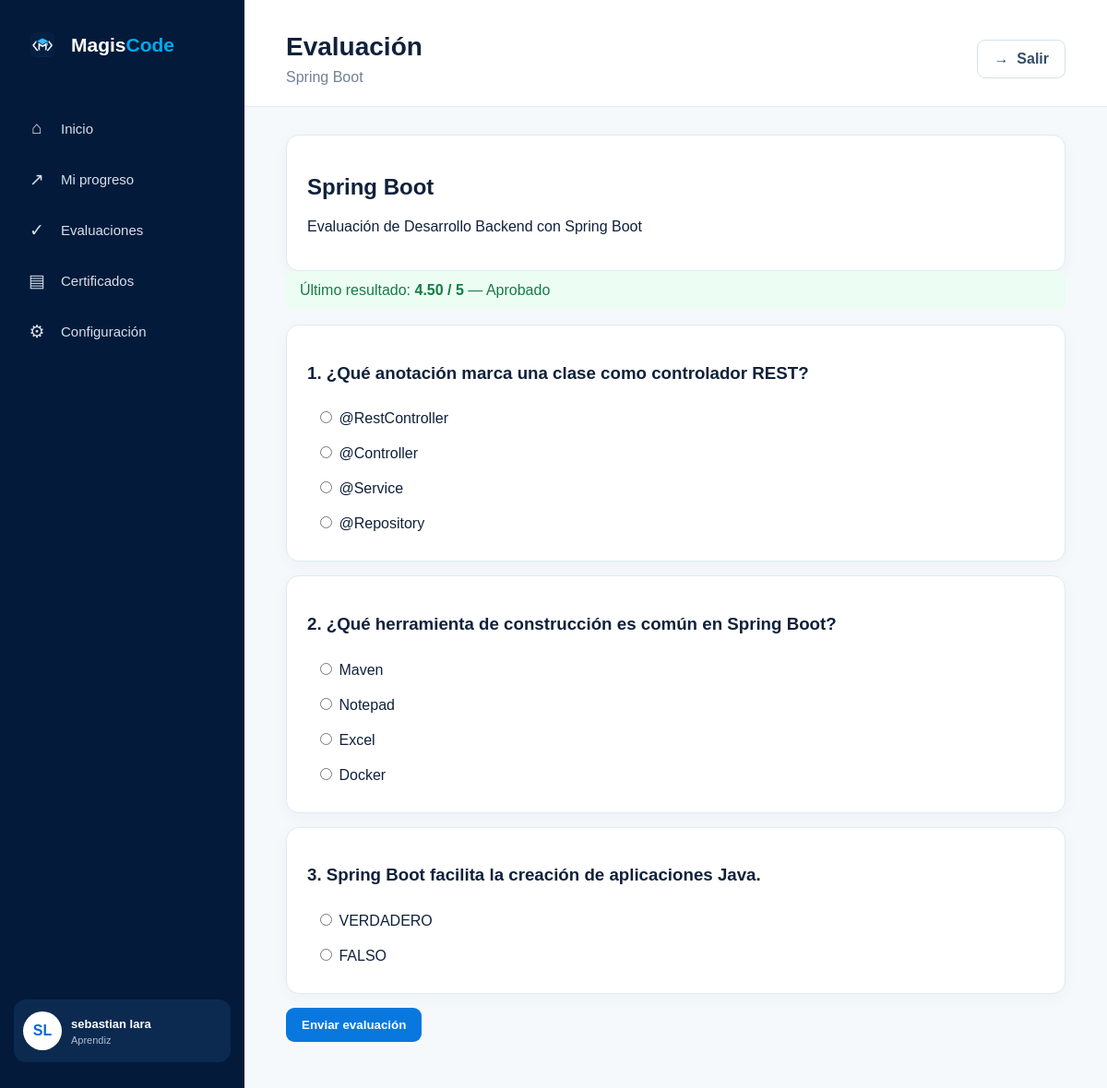
The app's page /index.php?route=evaluacion&id=11 (signed in) with its own data.
### tables this page shows
CREATE TABLE `evaluacion` (
  `id_evaluacion` int NOT NULL AUTO_INCREMENT,
  `titulo_evaluacion` varchar(300) NOT NULL,
  `descripcion_evaluacion` text NOT NULL,
  `puntaje_aprobacion` decimal(4,2) NOT NULL,
  `id_estado_e` int NOT NULL DEFAULT '1',
  `id_curso_e` int NOT NULL,
  PRIMARY KEY (`id_evaluacion`),
  KEY `id_estado_e` (`id_estado_e`),
  KEY `id_curso_e` (`id_curso_e`),
  CONSTRAINT `evaluacion_ibfk_1` FOREIGN KEY (`id_estado_e`) REFERENCES `estado_evaluacion` (`id_estado`),
  CONSTRAINT `evaluacion_ibfk_2` FOREIGN KEY (`id_curso_e`) REFERENCES `curso` (`id_curso`)
);

CREATE TABLE `curso` (
  `id_curso` int NOT NULL AUTO_INCREMENT,
  `titulo_curso` varchar(300) NOT NULL,
  `descripcion_curso` text NOT NULL,
  `ruta_imagen` varchar(300) NOT NULL,
  `estado_curso` varchar(20) DEFAULT 'Activo',
  `id_usuario_c` bigint NOT NULL,
  PRIMARY KEY (`id_curso`),
  KEY `id_usuario_c` (`id_usuario_c`),
  CONSTRAINT `curso_ibfk_1` FOREIGN KEY (`id_usuario_c`) REFERENCES `usuario` (`id_usuario`)
);

CREATE TABLE `resultado_evaluacion` (
  `id_resultado` int NOT NULL AUTO_INCREMENT,
  `calificacion` decimal(4,2) NOT NULL,
  `aprobado` tinyint(1) NOT NULL,
  `fecha_presentacion` datetime DEFAULT CURRENT_TIMESTAMP,
  `id_evaluacion_r` int NOT NULL,
  `id_usuario_r` bigint NOT NULL,
  PRIMARY KEY (`id_resultado`),
  KEY `id_evaluacion_r` (`id_evaluacion_r`),
  KEY `id_usuario_r` (`id_usuario_r`),
  CONSTRAINT `resultado_evaluacion_ibfk_1` FOREIGN KEY (`id_evaluacion_r`) REFERENCES `evaluacion` (`id_evaluacion`),
  CONSTRAINT `resultado_evaluacion_ibfk_2` FOREIGN KEY (`id_usuario_r`) REFERENCES `usuario` (`id_usuario`)
);

CREATE TABLE `pregunta` (
  `id_pregunta` int NOT NULL AUTO_INCREMENT,
  `tipo_pregunta` varchar(100) NOT NULL,
  `pregunta` varchar(500) NOT NULL,
  `id_evaluacion_p` int NOT NULL,
  PRIMARY KEY (`id_pregunta`),
  KEY `id_evaluacion_p` (`id_evaluacion_p`),
  CONSTRAINT `pregunta_ibfk_1` FOREIGN KEY (`id_evaluacion_p`) REFERENCES `evaluacion` (`id_evaluacion`)
);

CREATE TABLE `respuesta` (
  `id_respuesta` int NOT NULL AUTO_INCREMENT,
  `respuesta` varchar(300) NOT NULL,
  `es_correcta` tinyint(1) NOT NULL,
  `id_pregunta_r` int NOT NULL,
  PRIMARY KEY (`id_respuesta`),
  KEY `id_pregunta_r` (`id_pregunta_r`),
  CONSTRAINT `respuesta_ibfk_1` FOREIGN KEY (`id_pregunta_r`) REFERENCES `pregunta` (`id_pregunta`)
);

### app/controllers/EvaluacionController.php (called while the page is built, shortened)
<?php
require_once __DIR__ . '/../models/Evaluacion.php';
class EvaluacionController
{
    public function ver(): void
    {
        $id = (int) $_GET['id'];
        $modelo = new Evaluacion();
        $preguntas = $modelo->preguntas($id);
        $resultado = $modelo->resultado($id, (int) $_SESSION['usuario']);
        $eval = $modelo->conCurso($id);
        require __DIR__ . '/../views/aprendiz/evaluacion.php';
    }
}

### index.php (called while the page is built, shortened)
<?php
require_once __DIR__ . '/config/database.php';
$route = $_GET['route'] ?? '';
$rutas = [
    'dashboard' => ['DashboardController', 'index'],
    'usuarios' => ['AdminController', 'usuarios'],
    'nuevo-usuario' => ['AdminController', 'nuevoUsuario'],
    'editar-usuario' => ['AdminController', 'editarUsuario'],
    'importar-usuarios' => ['AdminController', 'importarUsuarios'],
    'asignar' => ['AdminController', 'asignar'],
    'estado-usuario' => ['AdminController', 'estado'],
    'cursos' => ['CursoController', 'index'],
    'crear-curso' => ['CursoController', 'crear'],
    'curso' => ['CursoController', 'contenido'],
    'crear-modulo' => ['CursoController', 'modulo'],
    'crear-leccion' => ['CursoController', 'leccion'],
    'crear-recurso' => ['CursoController', 'recurso'],
    'instructor-aprendices' => ['CursoController', 'aprendices'],
    'evaluaciones-instructor' => ['EvaluacionController', 'instructor'],
    'crear-evaluacion' => ['EvaluacionController', 'crear'],
    'crear-pregunta' => ['EvaluacionController', 'crearPregunta'],
    'evaluaciones-aprendiz' => ['EvaluacionController', 'aprendiz'],
    'evaluacion' => ['EvaluacionController', 'ver'],
    'responder-evaluacion' => ['EvaluacionController', 'responder'],
    'progreso' => ['AprendizController', 'progreso'],
    'mis-cursos' => ['AprendizController', 'cursos'],
    'certificados' => ['AprendizController', 'certificados'],
    'reportes' => ['ReportController', 'admin'],
    'reportes-instructor' => ['ReportController', 'instructor'],
    'configuracion' => ['ConfiguracionController', 'index'],
    'cambiar-password' => ['ConfiguracionController', 'password'],
    'actualizar-perfil' => ['ConfiguracionController', 'actualizarPerfil'],
];
[$controlador, $metodo] = $rutas[$route];
(new $controlador())->$metodo();

### config/database.php (called while the page is built, shortened)
<?php
class Database {
    private static ?PDO $pdo = null;
    public static function getConnection(): PDO {
        if (self::$pdo === null) {
            $dsn = 'mysql:host='.DB_HOST.';dbname='.DB_NAME.';charset=utf8mb4';
            self::$pdo = new PDO($dsn, DB_USER, DB_PASS, [
                PDO::ATTR_ERRMODE => PDO::ERRMODE_EXCEPTION,
                PDO::ATTR_DEFAULT_FETCH_MODE => PDO::FETCH_ASSOC,
                PDO::ATTR_EMULATE_PREPARES => false,
            ]);
        }
        return self::$pdo;
    }
}

### app/models/Model.php (called while the page is built, shortened)
<?php
require_once __DIR__ . '/../../config/database.php';
abstract class Model {
    public function __construct() { $this->db = Database::getConnection(); }
}

### app/models/Evaluacion.php (called while the page is built, shortened)
<?php
require_once __DIR__ . '/Model.php';
class Evaluacion extends Model
{
    public function conCurso(int $id): ?array
    {
        $sql = 'SELECT e.*, c.titulo_curso
                FROM evaluacion e
                JOIN curso c ON c.id_curso = e.id_curso_e
                WHERE e.id_evaluacion = ?';
        $stmt = $this->db->prepare($sql);
        $stmt->execute([$id]);
        return $stmt->fetch() ?: null;
    }
    public function preguntas(int $evaluacionId): array
    {
        $stmt = $this->db->prepare('SELECT * FROM pregunta WHERE id_evaluacion_p = ? ORDER BY id_pregunta');
        $stmt->execute([$evaluacionId]);
        $preguntas = $stmt->fetchAll();
        foreach ($preguntas as &$pregunta) {
            $respuestas = $this->db->prepare('SELECT * FROM respuesta WHERE id_pregunta_r = ? ORDER BY id_respuesta');
            $respuestas->execute([$pregunta['id_pregunta']]);
            $pregunta['respuestas'] = $respuestas->fetchAll();
        }
        return $preguntas;
    }
    public function resultado(int $evaluacionId, int $usuarioId): ?array
    {
        $sql = 'SELECT re.*, e.titulo_evaluacion, e.puntaje_aprobacion
                FROM resultado_evaluacion re
                JOIN evaluacion e ON e.id_evaluacion = re.id_evaluacion_r
                WHERE re.id_evaluacion_r = ? AND re.id_usuario_r = ?
                ORDER BY re.id_resultado DESC
                LIMIT 1';
        $stmt = $this->db->prepare($sql);
        $stmt->execute([$evaluacionId, $usuarioId]);
        return $stmt->fetch() ?: null;
    }
}

### app/views/aprendiz/evaluacion.php (the view)
<?php $pageTitle='Evaluación';$pageSubtitle=$eval['titulo_curso']??'';require __DIR__.'/../partials/header.php'; ?><div class="panel"><h2><?=htmlspecialchars($eval['titulo_evaluacion'])?></h2><p><?=htmlspecialchars($eval['descripcion_evaluacion'])?></p></div><?php if($resultado): ?><div class="success">Último resultado: <strong><?=htmlspecialchars($resultado['calificacion'])?> / 5</strong> — <?=((int)$resultado['aprobado']?'Aprobado':'No aprobado')?></div><?php endif; ?><?php if(!$preguntas): ?><div class="empty">Esta evaluación todavía no tiene preguntas.</div><?php else: ?><form method="post" action="index.php?route=responder-evaluacion"><input type="hidden" name="evaluacion" value="<?=$id?>"><?php foreach($preguntas as $i=>$p): ?><div class="card" style="margin:15px 0"><h3><?=($i+1).'. '.htmlspecialchars($p['pregunta'])?></h3><?php foreach($p['respuestas'] as $r): ?><label style="display:block;padding:9px"><input type="radio" name="p_<?=$p['id_pregunta']?>" value="<?=$r['id_respuesta']?>" required> <?=htmlspecialchars($r['respuesta'])?></label><?php endforeach; ?></div><?php endforeach; ?><button class="btn btn-primary">Enviar evaluación</button></form><?php endif; ?><?php require __DIR__.'/../partials/footer.php'; ?>

### app/views/partials/header.php (shortened to what this page needs)
<?php $rol=(int)($_SESSION['rol_id']??0);$route=$_GET['route']??'dashboard';$nombre=trim($_SESSION['nombre']??'');$part= preg_split('/\s+/', $nombre);$initials=strtoupper(substr($part[0]??'',0,1).substr($part[1]??'',0,1)); ?>
<!doctype html><html lang="es"><head><meta charset="utf-8"><meta name="viewport" content="width=device-width,initial-scale=1"><title>MagisCode</title><link rel="stylesheet" href="assets/css/app.css"></head><body><div class="layout"><aside class="sidebar"><div class="logo"><img src="assets/img/magiscode-logo.png" alt="MagisCode"><span>Magis<span>Code</span></span></div><nav class="menu">
<?php if($rol===1): ?><a class="menu-item <?=$route==='dashboard'?'active':''?>" href="index.php?route=dashboard"><span class="icon">⌂</span>Inicio</a><a class="menu-item <?=$route==='usuarios'?'active':''?>" href="index.php?route=usuarios"><span class="icon">♙</span>Usuarios</a><a class="menu-item <?=$route==='reportes'?'active':''?>" href="index.php?route=reportes"><span class="icon">▥</span>Reportes</a><a class="menu-item <?=$route==='configuracion'?'active':''?>" href="index.php?route=configuracion"><span class="icon">⚙</span>Configuración</a>
<?php else: ?><a class="menu-item <?=$route==='dashboard'?'active':''?>" href="index.php?route=dashboard"><span class="icon">⌂</span>Inicio</a><a class="menu-item <?=$route==='progreso'?'active':''?>" href="index.php?route=progreso"><span class="icon">↗</span>Mi progreso</a><a class="menu-item <?=$route==='evaluaciones-aprendiz'?'active':''?>" href="index.php?route=evaluaciones-aprendiz"><span class="icon">✓</span>Evaluaciones</a><a class="menu-item <?=$route==='certificados'?'active':''?>" href="index.php?route=certificados"><span class="icon">▤</span>Certificados</a><a class="menu-item <?=$route==='configuracion'?'active':''?>" href="index.php?route=configuracion"><span class="icon">⚙</span>Configuración</a><?php endif; ?></nav><div class="profile"><div class="profile-avatar"><?=$initials?></div><div class="profile-info"><strong><?=htmlspecialchars($nombre)?></strong><span><?=htmlspecialchars($_SESSION['rol']??'')?></span></div></div></aside><main class="main-content"><header class="header"><div><h1><?=htmlspecialchars($pageTitle??'MagisCode')?></h1><p><?=htmlspecialchars($pageSubtitle??'Gestiona tu aprendizaje desde MagisCode.')?></p></div><div class="header-actions"><a class="btn btn-secondary" href="index.php?route=logout">→ &nbsp;Salir</a></div></header><section class="content">

### assets/css/app.css (style rules this page uses)
* { box-sizing:border-box }
body { margin:0;font-family:Arial,Helvetica,sans-serif;background:#f5f9fc;color:#10213b }
.layout { display:flex;min-height:100vh }
.sidebar { width:265px;min-height:100vh;background:#031a3a;padding:28px 15px;display:flex;flex-direction:column;position:sticky;top:0 }
.logo { display:flex;align-items:center;gap:10px;padding:0 10px;margin-bottom:45px;color:#fff;font-size:21px;font-weight:700 }
.logo img { width:42px;height:42px;object-fit:contain }
.logo span span { color:#00a9ed }
.menu { display:flex;flex-direction:column;gap:7px }
.menu-item { height:48px;display:flex;align-items:center;gap:15px;padding:0 14px;border-radius:12px;color:#d7e0ec;text-decoration:none;font-size:15px;transition:.2s }
.menu-item .icon { width:22px;text-align:center;font-size:19px }
.profile { margin-top:auto;display:flex;align-items:center;gap:10px;padding:13px 10px;background:#0c2a50;border-radius:13px;color:#fff }
.profile-avatar { width:42px;height:42px;border-radius:50%;background:#fff;color:#0868d5;display:flex;align-items:center;justify-content:center;font-weight:bold }
.profile-info { display:flex;flex-direction:column;gap:4px;flex:1 }
.profile-info strong { font-size:13px }
.profile-info span { font-size:11px;color:#aebed2 }
.main-content { flex:1;min-width:0 }
.header { display:flex;justify-content:space-between;align-items:center;padding:35px 45px 22px;background:#fff;border-bottom:1px solid #e3eaf2 }
.header h1 { margin:0 0 8px;font-size:28px }
.header p { margin:0;color:#718096 }
.header-actions { display:flex;gap:10px }
.content { padding:30px 45px 50px }
.btn { display:inline-flex;align-items:center;justify-content:center;border:0;border-radius:9px;padding:11px 17px;text-decoration:none;font-weight:600;cursor:pointer }
.btn-primary { background:#0878df;color:white }
.btn-secondary { background:#fff;color:#334e68;border:1px solid #d7e0e9 }
.card,.panel { background:#fff;border:1px solid #e1e9f1;border-radius:14px;padding:22px;box-shadow:0 4px 16px rgba(15,40,70,.04) }
.success { padding:12px 15px;border-radius:8px;background:#ecfdf3;color:#167c43;margin-bottom:16px }

### records on screen
evaluacion: id_curso_e.titulo_curso "Spring Boot", titulo_evaluacion "Spring Boot", descripcion_evaluacion "Evaluación de Desarrollo Backend con Spring Boot"
resultado_evaluacion: calificacion "4.50"
pregunta: pregunta "¿Qué anotación marca una clase como controlador REST?"
respuesta: respuesta "@RestController"
respuesta: respuesta "@Controller"
respuesta: respuesta "@Service"
respuesta: respuesta "@Repository"
pregunta: pregunta "¿Qué herramienta de construcción es común en Spring Boot?"
respuesta: respuesta "Maven"
respuesta: respuesta "Notepad"
respuesta: respuesta "Excel"
respuesta: respuesta "Docker"
pregunta: pregunta "Spring Boot facilita la creación de aplicaciones Java."
respuesta: respuesta "VERDADERO"
respuesta: respuesta "FALSO"

### other values on screen
$initials "SL"
$nombre "sebastian lara"
$_SESSION['rol'] "Aprendiz"
$pageTitle "Evaluación"
